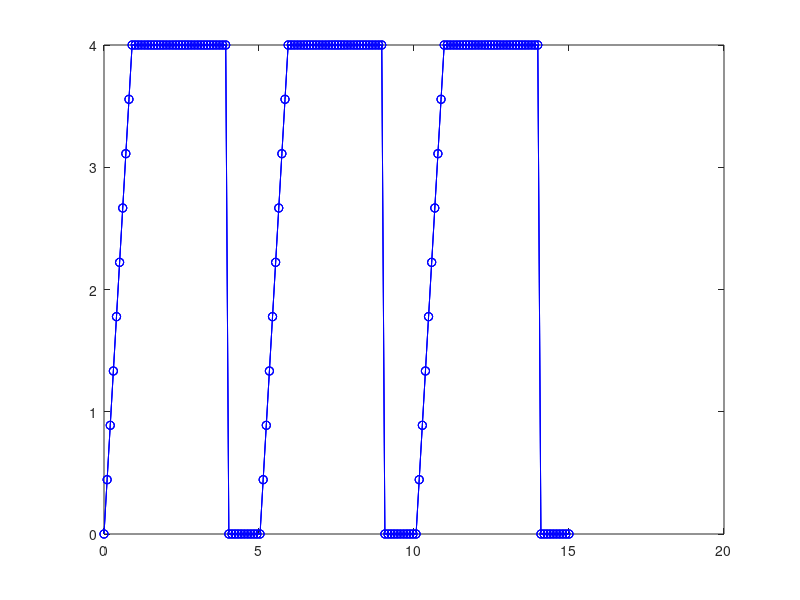

Source code (MATLAB):
clear;close;clc
T1=1
T2=4
PeriodenDauer=5
Amplitude=4;

AnzahlPerioden=3
AbtastZeit=0.1;

x=[]
y=[]
x=linspace(0, PeriodenDauer*AnzahlPerioden, 
(PeriodenDauer*AnzahlPerioden)/AbtastZeit)
% Erster Abschnitt
y=linspace(0, Amplitude, T1/AbtastZeit)

% Zweiter Abschnitt
toadd=zeros(1, (T2-T1)/AbtastZeit)
toadd=toadd+Amplitude
y=horzcat(y, toadd)

% Dritter Abschnitt
toadd=[]
toadd=zeros(1, (PeriodenDauer-T2)/AbtastZeit)
y=horzcat(y, toadd)

% Abschnitte wiederholen
y=repmat(y,AnzahlPerioden)

plot(x,y, 'b-o')
